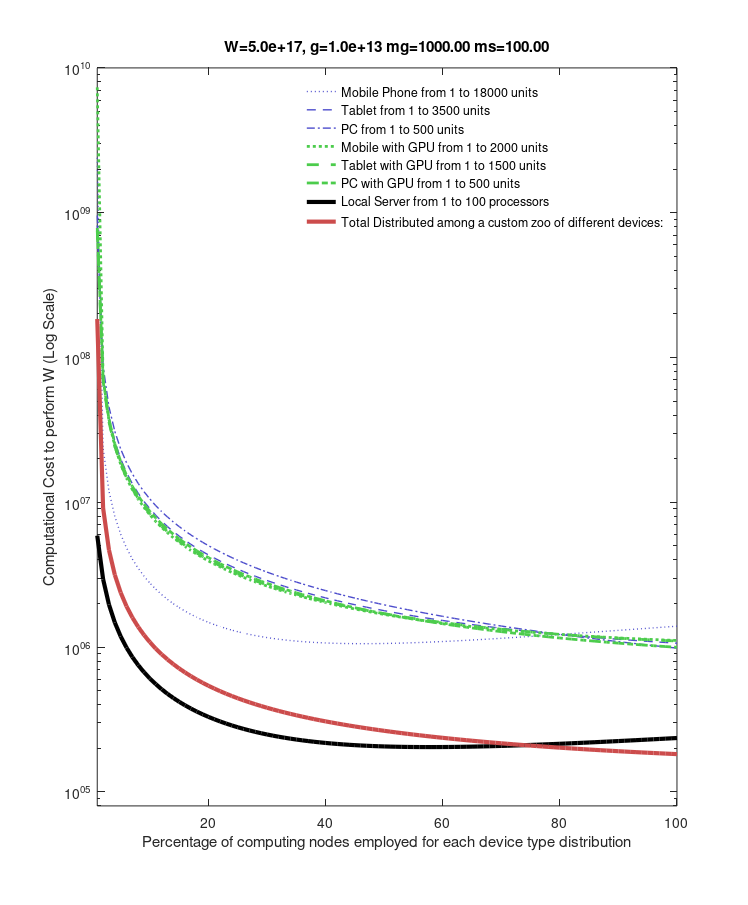

Write MATLAB code to recreate this figure.
%Authors: Igor G. Olaizola, Angel Martin, Mikel Zorrilla, Iñigo Tamayo
%Main 2 is based on main. It includes the case of GPUs that wasn't modelled
%in "main.m"
%close all;

close all;
clc; clear; 
main_fig = figure();
%# figure size displayed on screen (50% scaled, but same aspect ratio)
set(main_fig, 'Units','centimeters', 'Position',[0 0 19 23])
%# figure size printed on paper
set(main_fig, 'PaperUnits','centimeters')
%set(main_fig, 'PaperSize',[480 600])
set(main_fig, 'PaperPosition',[0 0 19 23])
%set(main_fig, 'PaperOrientation','portrait')

disp('INIT')
W=5e17; %Work Load
gm = 1e13; gt = gm; gp = gm; gs = gm; %Data communication cost (Server side)
mg = 1000; mgs = mg/10; %management cost on the server side
fpm = 0.15; fpt = 0.15; fpp = .15; fps = 1; %CPU Processing utilization factor
fpgm = 0.30; fpgt = 0.30; fpgp = 0.5; %GPU Processing utilization factor
fbm = 0.15; fbt = fbm; fbp = .15; fbs = 1; %Bandwidth utilization factor
ffpm = 0.5; ffpt = ffpm; ffpp = 0.8; %  factor applied to CPU when GPU available
fbgm = 0.15; fbgt = fbm; fbgp = .15;  %Bandwidth utilization factor

Tpm = 2:200:20000; Tpt = 5:50:5000; Tpp = 1:10:1000; 

ps = 1:1:100; %number of processors
pm_gpu_frac = 0.1; %fraction of mobile device with gpu inside
pt_gpu_frac = 0.3; %fraction of tablet device with gpu inside
pp_gpu_frac = 0.5; %fraction of PC with gpu inside

pgm =  pm_gpu_frac * Tpm; 
pm = (1-pm_gpu_frac) * Tpm;

pgt =  pt_gpu_frac * Tpt; 
pt = (1-pt_gpu_frac) * Tpt; %fraction of tablets with gpu inside

pgp =  pp_gpu_frac * Tpp; 
pp = (1-pp_gpu_frac) * Tpp; %fraction of PCs with gpu inside



Fm = 0.05e9; Ft = 0.08e9; Fp = 2.5e8; Fs = 85e9; %FLOPS
Fgm =  4*Fm; Fgt = 4* Ft ; Fgp = 4*Fp; %FLOPS


ggm = gm; ggt = gm; ggp = gm;  %Data communication cost (Server side)
bm = 3e6; bt = 8e6; bp = 20e6; bs = 6e9; %bandwidth
bgm = bm; bgt = bt; bgp = bp; %we asume that the internal bandiwth is 
%higher than the one reached by the modem

Dm = 1/68;Dt = 1/8;Dp = 1/20;Dgm = 1/25;Dgt = 1/2;Dgp = (1-(Dm+Dt+Dp+Dgm+Dgt));


disp('CALC')

pos = 80;
c = 1;
C = zeros(1,6);
delta = 0.01.*ones(1,5);
s = zeros(1,5); %signs of delta to decide to decrease it
D=1/6.*ones(1,6);
thr = 1; %threshold in %
itermax = 500;
counter = 1;
while (c)
    fprintf('iter:%d',counter)
    Cm =  D(1) .* (W./(fpm .*   pm .* Fm) + gm./(fbm .* bm*pm)+mg.*pm);
    Ct =  D(2) * (W./(fpt .*   pt .* Ft) + gt./(fbt .* bt*pt)+mg.*pt);
    Cp =  D(3) * (W./(fpp .*   pp .* Fp) + gp./(fbp .* bp*pp)+mg.*pp);
    Cgm =  D(4) * (W./(fpgm .*   pgm .* Fgm + ffpm* fpm .*  pgm .* Fm) + ggm./(fbgm .* bgm*pgm)+mg.*pgm);
    Cgt =  D(5) * (W./(fpgt .*   pgt .* Fgt + ffpt*fpt .*   pgt .* Ft) + ggt./(fbgt .* bgt*pgt)+mg.*pgt);
    Cgp =  D(6) * (W./(fpgp .*   pgp .* Fgp + ffpp*fpp .*   pgp .* Fp) + ggp./(fbgp .* bgp*pgp)+mg.*pgp);
        
    C(1) = Cm(pos);  C(2) = Ct(pos); C(3) = Cp(pos); 
    C(4) = Cgm(pos); C(5) = Cgt(pos);C(6) = Cgp(pos);
    
    for i1 = 1:5
        Dev(i1) = abs(C(i1)-mean(C))/mean(C);
        if( (Dev(i1)>(thr/100)) )
            if C(i1)>mean(C)
                D(i1) = D(i1)-delta(i1);
                if s(i1) == 1
                    delta = delta/2;
                    fprintf(' delta/2  ');
                end
                s(i1) = -1;
            elseif C(i1)<mean(C)
                D(i1) = D(i1)+delta(i1);
                if s(i1) == -1
                    delta = delta/2;
                    fprintf(' delta/2  ');
                end
                s(i1) = 1;
            end
            
        end
    end
    Dev(6) = abs(C(6)-mean(C))/mean(C);
    D(6) = (1-sum(D(1:5)));
   %improvements under threshold
   fprintf('\tmax Dev:%f ',max(Dev));
   if(max(Dev)<(thr/100))
       c = 0;
   end
    
   %safety break 
   if counter >= itermax
       c = 0;
   end
   counter = counter + 1;
   fprintf('\n');
end



Cs =  W./(fps .*   ps .* Fs) +  gs./(fbs .* bs./ps) +mgs.*ps ;
CT = (Cm.^-1+Ct.^-1+Cp.^-1+Cgm.^-1+Cgt.^-1+Cgp.^-1).^-1;
disp('PLOT')
%m = plot(1:numel(Cm),log(Cm));
% hold on;
% t = plot(log(Ct),'r')
% p = plot(log(Cp),'g')
% s = plot(log(Cs),'m')
% T = plot(log(CT),'k')
% hold off;
%aux_fig = figure();
%plot(log(CT))
%hold on;
%plot(log(Cs),'m')

m = semilogy(...
    1:numel(Cm),(Cm),':','Color', [0.3 0.3 0.8],'MarkerSize',6,'LineWidth',1,...
    1:numel(Ct),(Ct),'--','Color', [0.3 0.3 0.8],'MarkerSize',6,'LineWidth',1,...
    1:numel(Cp),(Cp),'-.','Color', [0.3 0.3 0.8],'MarkerSize',6,'LineWidth',1,...
    1:numel(Cgm),(Cgm),':','Color', [0.3 0.8 0.3],'MarkerSize',6,'LineWidth',2,...
    1:numel(Cgt),(Cgt),'--','Color', [0.3 0.8 0.3],'MarkerSize',6,'LineWidth',2,...
    1:numel(Cgp),(Cgp),'-.','Color', [0.3 0.8 0.3],'MarkerSize',6,'LineWidth',2,...
    1:numel(Cs),(Cs),'-','Color', [0.0 0.0 0.0],'MarkerSize',6,'LineWidth',3,...
    1:numel(CT),(CT),'-','Color', [0.8 0.3 0.3],'MarkerSize',6,'LineWidth',3
    );
axis([1 100 8e4 1e10])
%legend(sprintf("Mobile Phone from %i to %i units", min(pm), max(pm)), sprintf("Tablet from %i to %i units", min(pt), max(pt)), sprintf("PC from %i to %i units", min(pp), max(pp)), sprintf("Mobile with GPU from %i to %i units", min(pgm), max(pgm)), sprintf("Tablet with GPU from %i to %i units", min(pgt), max(pgt)), sprintf("PC with GPU from %i to %i units", min(pgp), max(pgp)), sprintf("Local Server from %i to %i processors", min(ps), max(ps)), "Total Distributed among a custom zoo of different devices:");
leg = legend(sprintf("Mobile Phone from %i to %i units", 1, 18000), sprintf("Tablet from %i to %i units", 1, 3500), sprintf("PC from %i to %i units", 1, 500), sprintf("Mobile with GPU from %i to %i units", 1, 2000), sprintf("Tablet with GPU from %i to %i units", 1, 1500), sprintf("PC with GPU from %i to %i units", 1, 500), sprintf("Local Server from %i to %i processors", 1, 100), "Total Distributed among a custom zoo of different devices:");
set(leg,'box','off');
%grid on
%set(gca,'XTickLabel',ps)
xlabel('Percentage of computing nodes employed for each device type distribution');
ylabel('Computational Cost to perform W (Log Scale)');
title(sprintf("W=%.1e, g=%.1e mg=%.2f ms=%.2f",W,gm,mg,mgs));

set (main_fig, "visible", "off");
print(main_fig, sprintf("performance_%i_%i_%i.pdf",W/1e9,gm/1e6,round(mg*100)),"-dpdf");
set (main_fig, "visible", "on");

fprintf('Cm :%i\nCt :%i\nCp :%i\nCgm:%i\nCgt:%i\nCgp:%i\nCT :%d\nCs :%i\n',round(Cm(pos)),round(Ct(pos)),round(Cp(pos)),round(Cgm(pos)),...
    round(Cgt(pos)),round(Cgp(pos)),round(CT(pos)),round(Cs(pos)))
%dist_fig = figure();
sprintf('names = {''Mobile CPU: %.2f%%'',''Tablet CPU: %.2f%%'',''PC CPU: %.2f%%'',''Mobile GPU: %.2f%%'',''Tablet GPU: %.2f%%'',''PC GPU: %.2f%%''}',100*D(1),100*D(2),100*D(3),100*D(4),100*D(5),100*D(6))
%pie(D,names);